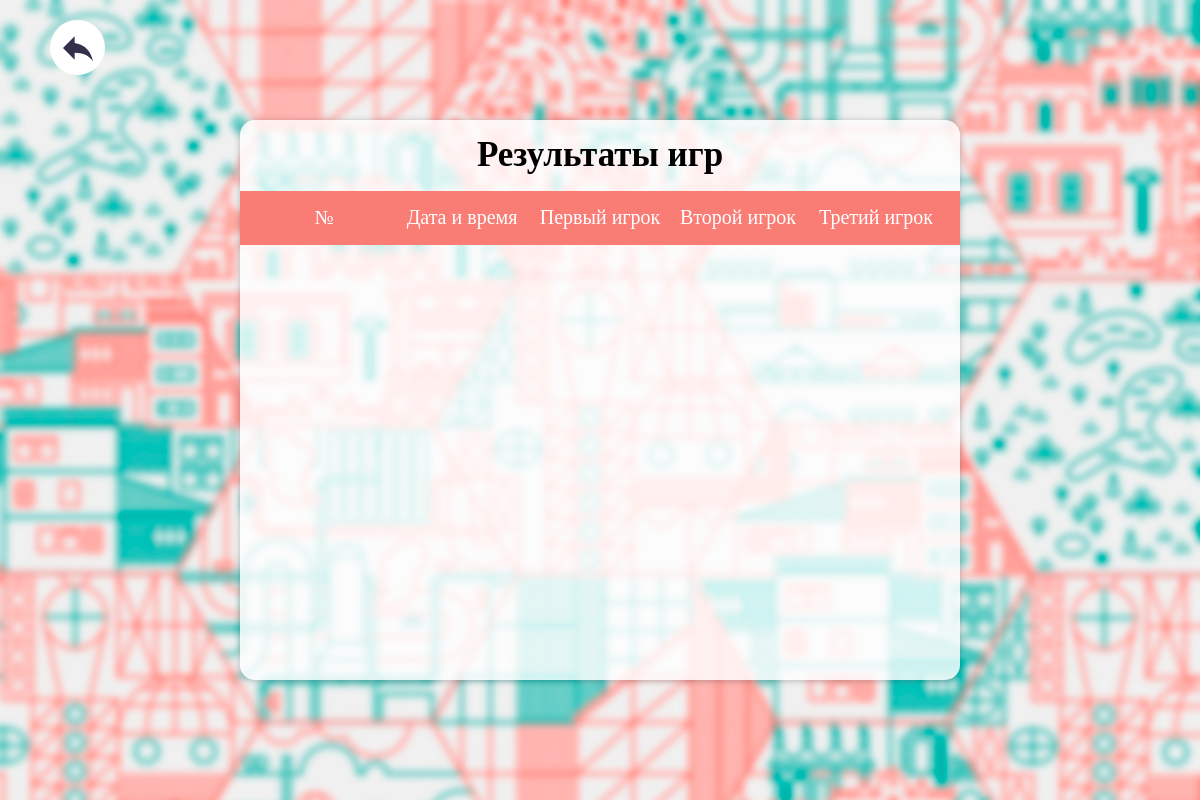
Before: /results/ with the older database file.
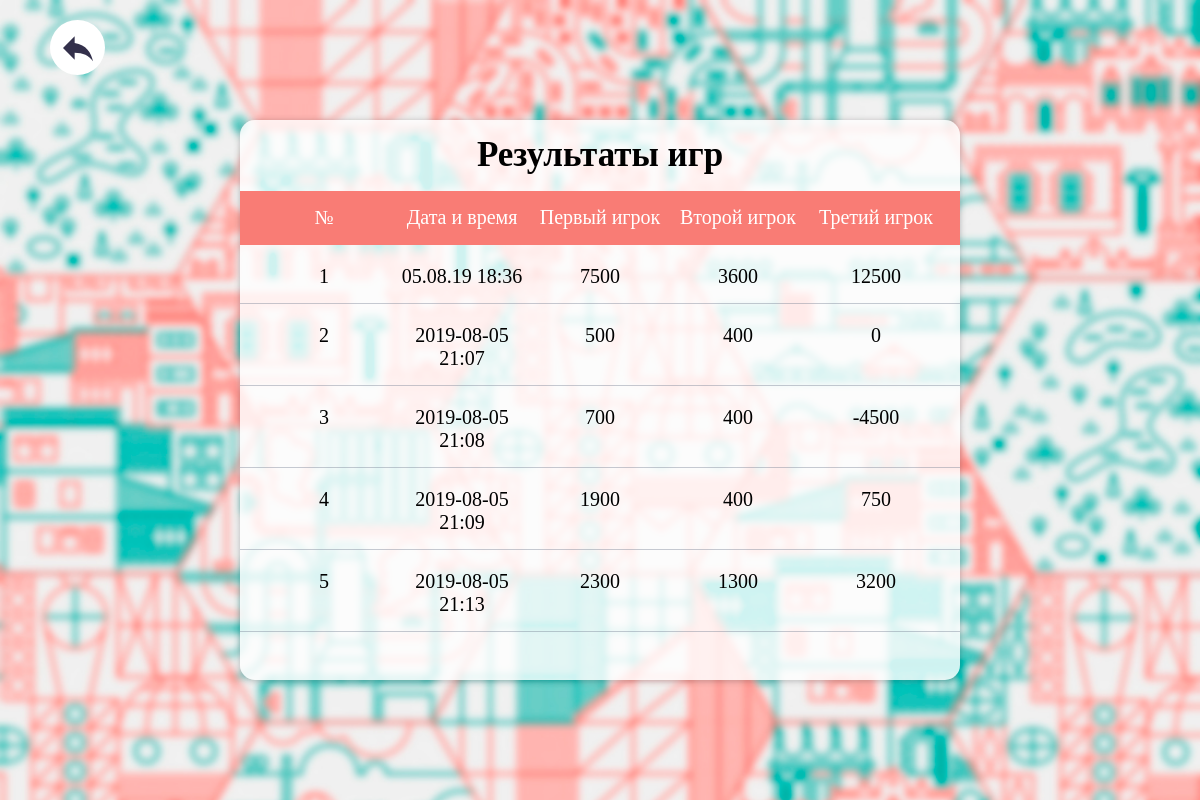
After: the same page with the newer database file.
### tables this page shows
CREATE TABLE `results`  (
  `id_results` int(255) NOT NULL AUTO_INCREMENT,
  `dateTime` text NULL,
  `player_1` int(255) NULL DEFAULT NULL,
  `player_2` int(255) NULL DEFAULT NULL,
  `player_3` int(255) NULL DEFAULT NULL,
  PRIMARY KEY (`id_results`) USING BTREE
);

### app/core/model.php (called while the page is built, shortened)
<?
class Model
{
	static function db_connect()
	{
		$params = require_once 'config.php';
		$dsn = "mysql:host={$params['host']};dbname={$params['dbname']}";
		$opt = [
			PDO::ATTR_ERRMODE            => PDO::ERRMODE_EXCEPTION,
			PDO::ATTR_DEFAULT_FETCH_MODE => PDO::FETCH_ASSOC,
			PDO::ATTR_EMULATE_PREPARES   => false,
		];
		$db = new PDO($dsn, $params["user"], $params["password"], $opt);
		$db->exec("set names utf8");
		return  $db;
	}
}

### app/core/view.php (called while the page is built)
<?
class View
{
	function generate($content_view, $template_view, $nameSite = null, $data = null, $param = null)
	{
		include 'app/views/' . $template_view;
		include 'app/views/' . $content_view;
	}
}

### app/controllers/controller_results.php (called while the page is built)
<?
class Controller_results extends Controller
{
    function __construct()
    {
        $this->model = new Model_results();
        $this->view = new View();
    }
	function action_index()
	{
        $data = $this ->model->getResults();
		$this->view->generate('results_view.php', 'header_default_view.php', 'Результаты', $data);
	}
}

### app/bootstrap.php (called while the page is built, shortened)
<?
require_once 'core/model.php';
require_once 'core/view.php';
require_once 'core/route.php';
Route::start();

### index.php (called while the page is built, shortened)
<?
require_once 'app/bootstrap.php';

### app/models/model_results.php (called while the page is built)
<?
class Model_results extends Model
{
    public $db;
    function __construct()
    {
        $this->db = Model::db_connect();
    }
    function getResults()
    {
        $getResults = "SELECT * FROM results";
        return $this -> db->query($getResults)->fetchAll();
    }
}

### app/views/results_view.php (the view)
<div class="main-unit">
    <div class="reply" onclick="document.location.href='/';">
        <svg xmlns="http://www.w3.org/2000/svg" width="40" height="40" viewBox="0 0 24 24" fill="#33304b">
            <path d="M10 9V5l-7 7 7 7v-4.1c5 0 8.5 1.6 11 5.1-1-5-4-10-11-11z"></path>
            <path d="M0 0h24v24H0z" fill="none"></path>
        </svg>
    </div>
    <div class="results">
        <div class="results_table">
            <div class="header-table">
                <div class="table-title">Результаты игр</div>
                <div class="table-name-colum">
                    <div class="colum-number">№</div>
                    <div class="colum-datetime">Дата и время</div>
                    <div class="colum-player">Первый игрок</div>
                    <div class="colum-player">Второй игрок</div>
                    <div class="colum-player">Третий игрок</div>
                </div>
            </div>
            <div class="header-content">
                <?
              for ($i=0; $i < count($data); $i++) {
                   echo "<div class='content-row'>
                   <div class='colum-number'>".$data[$i]["id_results"]."</div>
                   <div class='colum-datetime'>".$data[$i]["dateTime"]."</div>
                   <div class='colum-player'>".$data[$i]["player_1"]."</div>
                   <div class='colum-player'>".$data[$i]["player_2"]."</div>
                   <div class='colum-player'>".$data[$i]["player_3"]."</div>
               </div>";
              }
                ?>
            </div>
        </div>
    </div>
</div>

### app/core/route.php (shortened to what this page needs)
<?php
class Route
{
	static function start()
	{
		$action_name = 'index';
		$action_name = 'action_' . $action_name;
		$controller = new $controller_name;
		$action = $action_name;
		if (method_exists($controller, $action)) {
			$controller->$action($action_id);
		} else {
			$controller->action_index();
		}
	}
}

### app/views/header_default_view.php (shortened to what this page needs)
<!DOCTYPE html>
<html lang="en">
<head>
    <link rel="stylesheet" href="/templates/css/normalize.css?<?echo microtime()?>">
    <link rel="stylesheet" href="/templates/css/style.css?<?echo microtime()?>">
</head>

### templates/css/style.css (style rules this page uses)
html, body, .main-unit, .main-unit-admin, .module-error, .start-game, .results { min-width: 1000px; min-height: 600px; width: 100%; height: 100%; }
.main-unit, .module-error { background: url('../../img/default/background.jpg'); background-repeat: no-repeat; background-size: cover; }
.results_table { width: 60%; height: 70%; background: #ffffffcf; border-radius: 15px; box-shadow: 0 1px 6px 0 rgba(32, 33, 36, 0.28); position: relative; overflow: hidden }
.reply { width: 55px; height: 55px; position: absolute; top: 20px; left: 50px; border-radius: 50%; background: #fff; display: flex; justify-content: center; align-items: center; cursor: pointer }
.header-table { width: 100%; height: 125px; display: flex; flex-wrap: wrap; }
.header-content { width: 100%; height: calc(100% - 125px); overflow: scroll; }
.table-title { width: 100%; font-size: 35px; font-weight: 900; text-align: center; padding: 15px; }
.table-name-colum, .content-row { width: 100%; display: flex; justify-content: space-between; padding: 15px; }
.table-name-colum { background: #f97c75; }
.table-name-colum > div { color: #fff }
.content-row { margin: 5px 0; border-bottom: solid 1px #747e9269 !important; }
.table-name-colum>div, .content-row>div { width: 20%; text-align: center; font-size: 20px; }
.module-error, .start-game, .logo-site, .results { display: flex; justify-content: center; align-items: center; }
.main-unit { display: flex; justify-content: center; flex-wrap: wrap; position: relative; }

Changed rows visible on the page:
added results: id_results "1", dateTime "05.08.19 18:36", player_1 "7500", player_2 "3600", player_3 "12500"
added results: id_results "2", dateTime "2019-08-05 21:07", player_1 "500", player_2 "400", player_3 "0"
added results: id_results "3", dateTime "2019-08-05 21:08", player_1 "700", player_2 "400", player_3 "-4500"
added results: id_results "4", dateTime "2019-08-05 21:09", player_1 "1900", player_2 "400", player_3 "750"
added results: id_results "5", dateTime "2019-08-05 21:13", player_1 "2300", player_2 "1300", player_3 "3200"
